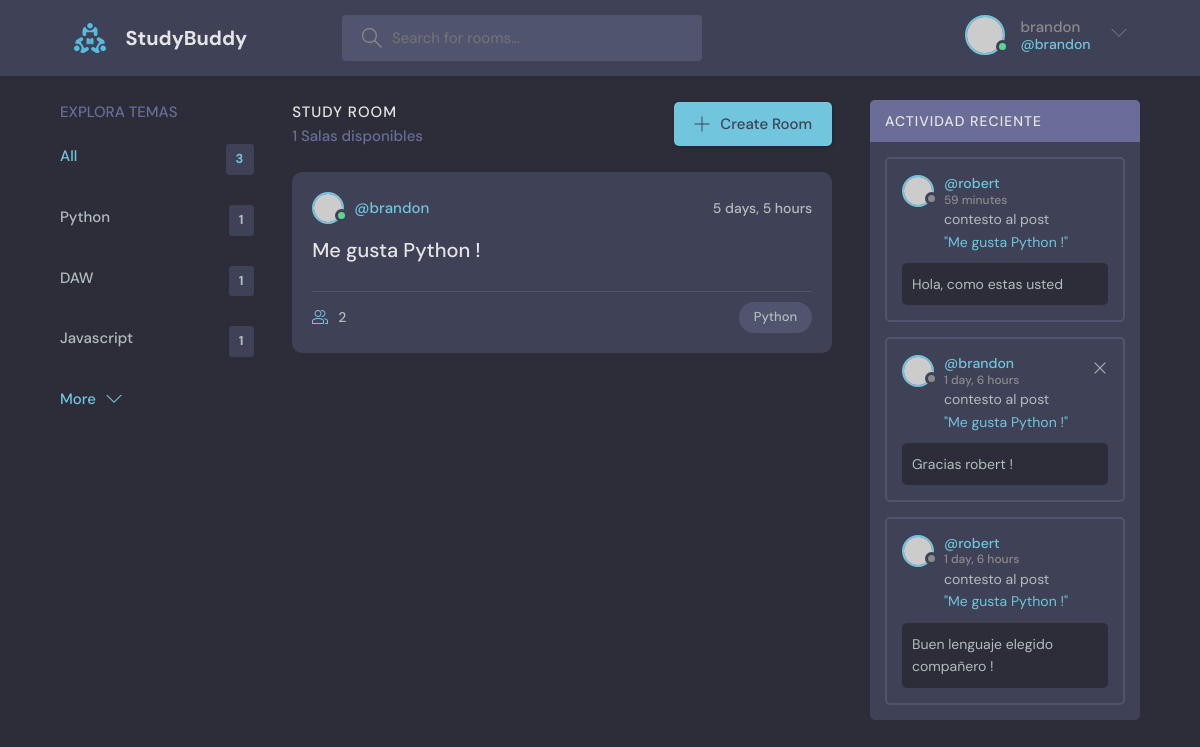
/?q=Python (signed in), run on the app's committed database.
### base/models.py (models this page shows)
class Tema(models.Model):
    nombre = models.CharField(max_length=200)
    def __str__(self):
        return self.nombre

class Habitacion(models.Model):
    host = models.ForeignKey(User, on_delete=models.SET_NULL, null=True)
    tema = models.ForeignKey(Tema, on_delete=models.SET_NULL, null=True)
    nombre = models.CharField(max_length=200)
    descripcion = models.TextField(null=True, blank=True)
    participantes = models.ManyToManyField(User, related_name="participantes", blank=True)
    updated = models.DateTimeField(auto_now=True)
    creado = models.DateTimeField(auto_now_add=True) #Este valor solo cambia cuando se INICIA UNA VEZ
    class Meta:
        ordering = ["-updated", "-creado"]
    def __str__(self):
        return self.nombre

class Mensaje(models.Model):
    usuario = models.ForeignKey(User, on_delete=models.CASCADE)
    habitacion = models.ForeignKey(Habitacion, on_delete=models.CASCADE)
    body = models.TextField()
    updated = models.DateTimeField(auto_now=True)
    created = models.DateTimeField(auto_now_add=True)
    def __str__(self):
        return self.body[0:50]

### base/views.py (the view)
# urls.py: path("", views.home, name="home"),
def home(request):
    if not request.GET.get("q") == None:
        q = request.GET.get("q")
    else:
        q = ""
    temas = Tema.objects.all()
    rooms = Habitacion.objects.filter(Q(tema__nombre__icontains=q) | Q(descripcion__icontains=q) | Q(nombre__icontains=q)) # Q te permite poner varios parametros
    numero_habitaciones = len(rooms)
    mensajes_habitacion = Mensaje.objects.filter(Q(habitacion__nombre__icontains=q)).order_by("-created")
    contexto = {"rooms": rooms, "temas": temas, "numero_habitaciones": numero_habitaciones, "request": request, "mensajes_habitacion": mensajes_habitacion}
    return render(request, "home.html", contexto)

### templates/home.html (shortened to what this page needs)
{% extends "main.html" %}
{% block content %}
    <main class="layout layout--3">
      <div class="container">
        {% include "componente_tema.html" %}
        <div class="roomList">
          <div class="roomList__header">
            <div>
              <h2>Study Room</h2>
              <p>{{rooms.count}} Salas disponibles</p>
            </div>
            <a class="btn btn--main" href="create-room.html">
              <svg version="1.1" xmlns="http://www.w3.org/2000/svg" width="32" height="32" viewBox="0 0 32 32">
                <title>add</title>
                <path
                  d="M16.943 0.943h-1.885v14.115h-14.115v1.885h14.115v14.115h1.885v-14.115h14.115v-1.885h-14.115v-14.115z"
                ></path>
              </svg>
              Create Room
            </a>
          </div>
          {% include "componente_lista_habitaciones.html" %}
        </div>
        {% include "componente_actividad.html" %}
      </div>
    </main>
{% endblock content %}

### templates/navbar.html (shortened to what this page needs)
{% load static %}
<header class="header header--loggedIn">
    <div class="container">
      <a href="{% url 'home' %}" class="header__logo">
        <img src="{% static 'imagenes/logo.svg' %}" />
        <h1>StudyBuddy</h1>
      </a>
      <form class="header__search" method="GET" action="{% url 'home' %}">
        <label>
          <input name="q" placeholder="Search for rooms..." />
        </label>
      </form>
      <nav class="header__menu">
        {% if request.user.is_authenticated %}
        <div class="header__user">
          <a href="profile.html">
            <div class="avatar avatar--medium active">
              <img src="https://randomuser.me/api/portraits/men/37.jpg" />
            </div>
            <p>{{request.user.username}} <span>@{{request.user.username}}</span></p>
          </a>
          <button class="dropdown-button">
            <svg version="1.1" xmlns="http://www.w3.org/2000/svg" width="32" height="32" viewBox="0 0 32 32">
              <title>chevron-down</title>
              <path d="M16 21l-13-13h-3l16 16 16-16h-3l-13 13z"></path>
            </svg>
          </button>
        </div>
        {% else %}
        <a href="login-page/">
          <img src="{% static 'imagenes/avatar.svg' %}" />
          <p>Login</p>
        </a>
        {% endif %}
      </nav>
    </div>
  </header>

### templates/componente_tema.html
<div class="topics">
    <div class="topics__header">
      <h2>Explora temas</h2>
    </div>
    <ul class="topics__list">
      <li>
        <a href="{% url 'home' %}" class="active">All <span>{{temas.count}}</span></a>
      </li>
    {% for tema in temas %}
      <li>
        <a href=" ?q={{tema.nombre}}">{{tema}} <span>{{tema.habitacion_set.all.count}}</span></a>
      </li>
    {% endfor %}
    </ul>
    <a class="btn btn--link" href="topics.html">
      More
      <svg version="1.1" xmlns="http://www.w3.org/2000/svg" width="32" height="32" viewBox="0 0 32 32">
        <title>chevron-down</title>
        <path d="M16 21l-13-13h-3l16 16 16-16h-3l-13 13z"></path>
      </svg>
    </a>
  </div>

### templates/componente_lista_habitaciones.html (shortened to what this page needs)
{% for room in rooms %}
<div class="roomListRoom">
    <div class="roomListRoom__header">
      <a href="{% url 'perfil-usuario' room.host.id %}" class="roomListRoom__author">
        <div class="avatar avatar--small active">
          <img src="https://randomuser.me/api/portraits/men/11.jpg" />
        </div>
        <span>@{{room.host.username}}</span>
      </a>
      <div class="roomListRoom__actions">
        <span>{{room.creado|timesince}}</span>
      </div>
    </div>
    <div class="roomListRoom__content">
      <a href="{% url 'room' room.id %}">{{room.nombre}}</a>
    </div>
    <div class="roomListRoom__meta">
      <a href="{% url 'room' room.id %}" class="roomListRoom__joined">
        {{room.participantes.count}}
      </a>
      <p class="roomListRoom__topic">{{room.tema.nombre}}</p>
    </div>
  </div>
{% endfor %}

### templates/componente_actividad.html
<div class="activities">
    <div class="activities__header">
      <h2>Actividad Reciente</h2>
    </div>
    {% for mensaje in mensajes_habitacion %}
    <div class="activities__box">
      <div class="activities__boxHeader roomListRoom__header">
        <a href="{% url 'perfil-usuario' mensaje.usuario.id %}" class="roomListRoom__author">
          <div class="avatar avatar--small">
            <img src="https://randomuser.me/api/portraits/women/11.jpg" />
          </div>
          <p>
            @{{mensaje.usuario.username}}
            <span>{{mensaje.created|timesince}}</span>
          </p>
        </a>
        {% if request.user == mensaje.usuario %}
        <div class="roomListRoom__actions">
          <a href="{% url 'eliminar-mensaje' mensaje.id %}">
            <svg version="1.1" xmlns="http://www.w3.org/2000/svg" width="32" height="32" viewBox="0 0 32 32">
              <title>remove</title>
              <path
                d="M27.314 6.019l-1.333-1.333-9.98 9.981-9.981-9.981-1.333 1.333 9.981 9.981-9.981 9.98 1.333 1.333 9.981-9.98 9.98 9.98 1.333-1.333-9.98-9.98 9.98-9.981z"
              ></path>
            </svg>
          </a>
        </div>
        {% endif %}
      </div>
      <div class="activities__boxContent">
        <p>contesto al post <br>
        <a href="{% url 'room' mensaje.habitacion.id %}">"{{mensaje.habitacion}}"</a></p>
        <div class="activities__boxRoomContent">
          {{mensaje}}
        </div>
      </div>
    </div>
    {% endfor %}
  </div>

### data on the page
Tema: nombre "Python", habitacion_set.all.count "1"
Tema: nombre "DAW", habitacion_set.all.count "1"
Tema: nombre "Javascript", habitacion_set.all.count "1"
Habitacion: host.username "brandon", creado "5 days, 5 hours", nombre "Me gusta Python !", participantes.count "2", tema.nombre "Python"
Mensaje: usuario.username "robert", created "59 minutes", habitacion "Me gusta Python !", body "Hola, como estas usted"
Mensaje: usuario.username "brandon", created "1 day, 6 hours", habitacion "Me gusta Python !", body "Gracias robert !"
Mensaje: usuario.username "robert", created "1 day, 6 hours", habitacion "Me gusta Python !", body "Buen lenguaje elegido compañero !"

### other printed values
{{ request.user.username }} "brandon"
{{ temas.count }} "3"
{{ rooms.count }} "1"
